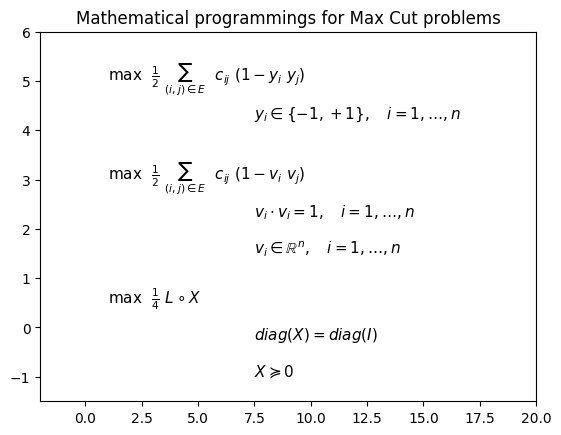

Here is the Python script that generated this plot:
import matplotlib.pyplot as plt


def math(i):
    objective = r'$\max \ \ \frac{1}{2} \ \sum_{(i, j) \in E} \ \ '
    objective += 'c_{ij} \ (1 - y_i \  y_j)$' 
    plt.text(1.0, i, objective, fontsize=11)

    subjects = r'$y_i \in \{-1, +1\}, \ \ \ i = 1, \ldots, n$'
    plt.text(7.5, i - 0.75, subjects, fontsize=11)


def vec(i):
    objective = r'$\max \ \ \frac{1}{2} \ \sum_{(i, j) \in E} \ \ '
    objective += 'c_{ij} \ (1 - v_i \  v_j)$' 
    plt.text(1.0, i, objective, fontsize=11)

    subjects = r'$v_i \cdot v_i = 1, \ \ \ i = 1, \ldots, n$'
    plt.text(7.5, i - 0.75, subjects, fontsize=11)
    subjects = r'$v_i \in \mathbb{R}^n, \ \ \ i = 1, \ldots, n$'
    plt.text(7.5, i - 1.5, subjects, fontsize=11)


def sdp(i):
    objective = r'$\max \ \ \frac{1}{4} \ L \circ X$'
    plt.text(1.0, i, objective, fontsize=11)

    subjects = r'$diag(X) = diag(I)$'
    plt.text(7.5, i - 0.75, subjects, fontsize=11)
    subjects = r'$X \succeq 0$'
    plt.text(7.5, i - 1.5, subjects, fontsize=11)

if __name__ == '__main__':
    math(5)
    vec(3)
    sdp(0.5)
    plt.title('Mathematical programmings for Max Cut problems')
    plt.gca().set_xlim([-2, 20])
    plt.gca().set_ylim([-1.5, 6])
    plt.gca().margins(0.1)
    plt.savefig("maxcut_forms.png", bbox_inches='tight')
    plt.show()
